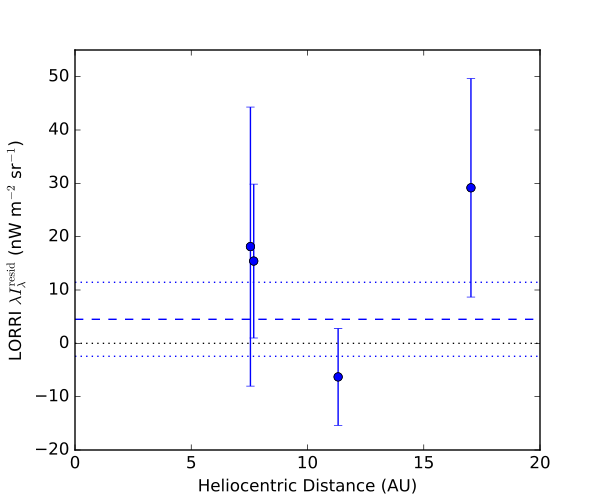

Source code (Python):
"""
Plot NH LORRI results.
"""
import numpy as np
import matplotlib.pyplot as plt
#import png
#import itertools
from scipy.io import loadmat
#from scipy.ndimage import filters,zoom
#import skimage
#from skimage import io,color
#from PIL import Image
#import pyfits
from matplotlib.backends.backend_pdf import PdfPages

fig=plt.figure(figsize=(6,5))

ax = fig.add_subplot(1,1,1)

lorri = loadmat('../../scratch/nh_make_results.mat')

lorri['distance'][0] = lorri['distance'][0] - 0.07
lorri['distance'][1] = lorri['distance'][1] + 0.07

ax.plot(lorri['distance'],lorri['rawmean'],linestyle='',marker='o')
ax.errorbar(lorri['distance'],lorri['rawmean'],yerr=lorri['rawerr'],linestyle='',marker='o')

ax.set_ylim([0,120])
ax.set_xlim([0,20])
ax.set_xlabel('Heliocentric Distance (AU)')
ax.set_ylabel(r'$\lambda I_{\lambda}^{\rm diffuse}$ in Masked Image (nW m$^{-2}$ sr$^{-1}$)')


#plt.tight_layout()
#plt.show
pdf = PdfPages('nh_plot_raw.pdf')
pdf.savefig()
pdf.close()

fig=plt.figure(figsize=(6,5))

ax = fig.add_subplot(1,1,1)

ax.plot(lorri['distance'],lorri['cobmean'],linestyle='',marker='o',color='blue')
ax.errorbar(lorri['distance'],lorri['cobmean'],yerr=lorri['coberr'],linestyle='',marker='o',color='blue')

ax.plot([0,20],[0,0],linestyle=':',color='black')

ax.plot([0,20],[np.squeeze(lorri['supermean']),np.squeeze(lorri['supermean'])],color='blue',linestyle='--')
ax.plot([0,20],[np.squeeze(lorri['supermean']+lorri['supererr']),np.squeeze(lorri['supermean']+lorri['supererr'])],color='blue',linestyle=':')
ax.plot([0,20],[np.squeeze(lorri['supermean']-lorri['supererr']),np.squeeze(lorri['supermean']-lorri['supererr'])],color='blue',linestyle=':')

ax.set_ylim([-20,55])
ax.set_xlim([0,20])
ax.set_xlabel('Heliocentric Distance (AU)')
ax.set_ylabel(r'LORRI $\lambda I_{\lambda}^{\rm resid}$ (nW m$^{-2}$ sr$^{-1}$)')


#plt.tight_layout()
#plt.show
pdf = PdfPages('nh_plot_results.pdf')
pdf.savefig()
pdf.close()
